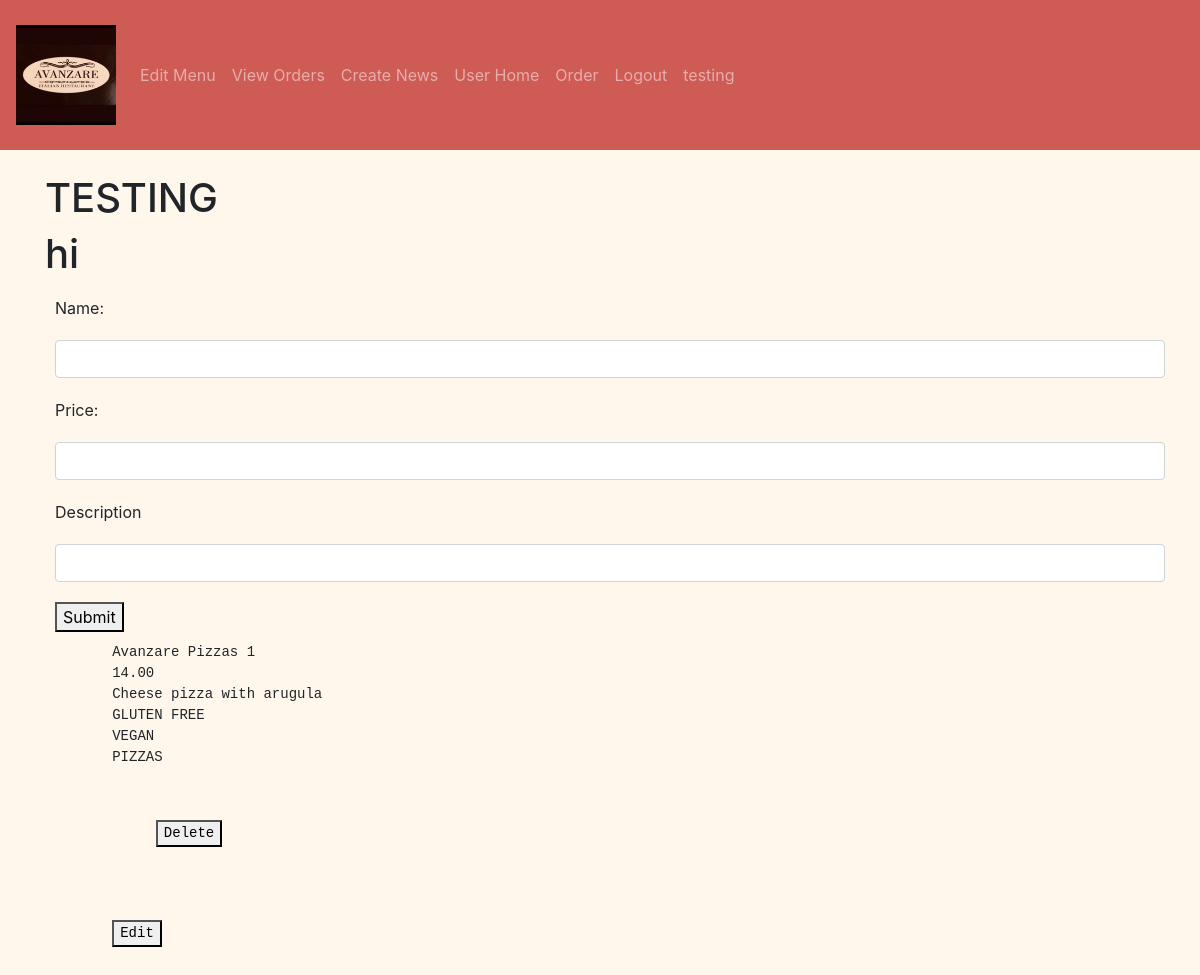
Screenshot of /testing (signed in) with the database file from the repository.
### avanzareApp/models.py (models this page shows)
class Menu(db.Model):
    id = db.Column(db.Integer, primary_key=True)
    name = db.Column(db.String(150), unique=True)
    price = db.Column(db.String(150))
    description = db.Column(db.String(10000))
    menu_type = db.Column(db.String(150))
    gluten_free = db.Column(db.String(150))
    vegan = db.Column(db.String(150))
    date = db.Column(db.DateTime(timezone=True), default=func.now())
    item_image = db.Column(db.String(30))
    user_id = db.Column(db.Integer, db.ForeignKey('user.id'))

### avanzareApp/views.py (the view)
@views.route('/testing', methods=['POST', 'GET'])
def testing():
    print('testing')
    return render_template('testing.html', user=current_user)

### avanzareApp/__init__.py (called while the page is built)
def create_app():
    app = Flask(__name__)
    app.config['SECRET KEY'] = 'iudsdbciud ccdoi'
    app.config['SQLALCHEMY_DATABASE_URI'] = f'sqlite:///{DB_NAME}'
    db.init_app(app)
    from .views import views
    from .auth import auth
    app.register_blueprint(views, url_prefix='/')
    app.register_blueprint(auth, url_prefix='/')
    from .models import User, Menu, Menu_order, News, Order
    with app.app_context():
        db.create_all()
    login_manager = LoginManager()
    login_manager.login_view = 'auth.start_page'
    login_manager.init_app(app)
    @login_manager.user_loader
    def load_user(id):
        return User.query.get(int(id))
    return app

### avanzareApp/templates/testing.html
{% extends "base.html" %} {% block title %}TESTING{% endblock %}
{% block content %}
<h1>TESTING</h1>
<h1 id="demoo">hi</h1>
<form action="/test-add-to-menu" method="POST">
    <label for="name">Name:</label>
    <input type="text"
           class="form-control"
           id="name"
           name="name"
    >
    <label for="price">Price:</label>
    <input type="text"
           class="form-control"
           id="price"
           name="price"
    >
    <label for="description">Description</label>
    <input type="text"
           class="form-control"
           id="description"
           name="description"
    >
    <button type="submit">Submit</button>
</form>
{% for item in user.items|reverse %}
{% set tmp_div = 'edit_div_' + item.id|string %}
{% set tmp_button = 'edit_' + item.id|string %}
{% set tmp_hidden = 'hidden_' + item.id|string %}
<div id="{{ tmp_div }}">
    <pre>
        {{ item.name }} {{ item.id }}
        {{ item.price }}
        {{ item.description }}
        {{ item.gluten_free }}
        {{ item.vegan }}
        {{ item.menu_type }}
        <form action="{{ url_for('views.test_delete', item_id=item.id) }}" method="POST">
            <button type="submit">Delete</button>
        </form>
        <button id="edit_{{ item.id }}"
                class="show"
                onClick="blueprint({{ item.id }})">Edit</button>
    </pre>
    <div id="hidden_{{ item.id }}" class="only_one" hidden><div class="edit_page">{% include 'edit_page_blueprint.html' %}</div></div>
</div>
<br>
{% endfor %}
{% endblock %}

### avanzareApp/static/style.css (style rules this page uses)
form > * { margin: 10px; }

### rows the page displays
Menu: name "Avanzare Pizzas", id "1", price "14.00", description "Cheese pizza with arugula", gluten_free "GLUTEN FREE", vegan "VEGAN", menu_type "PIZZAS"
